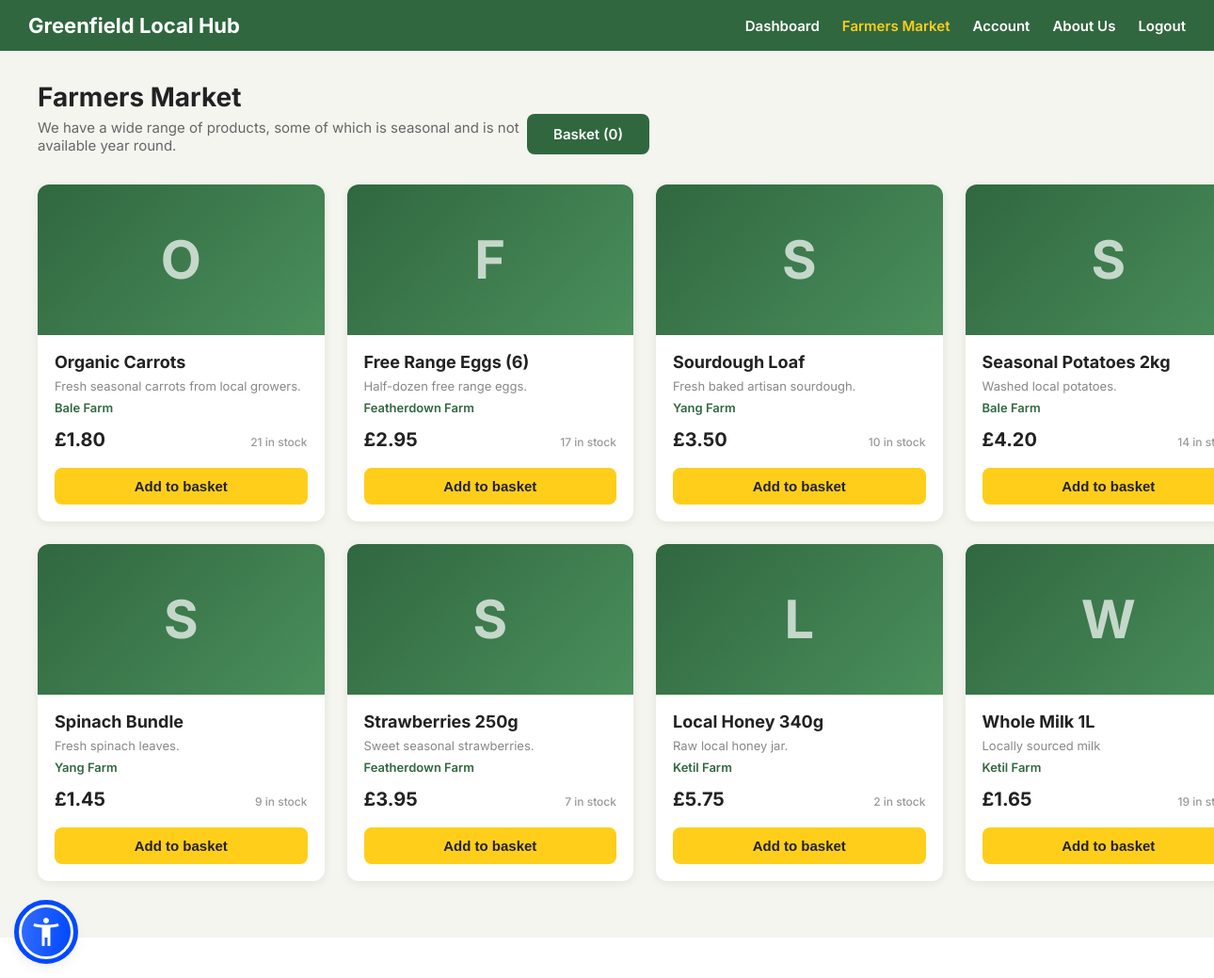
Screenshot of /customer/Farmers-Market (signed in) with the database file from the repository.
### models.py (models this page shows)
class Product(db.Model):
    __tablename__ = "products"
    product_id    = db.Column(db.Integer, primary_key=True)
    name          = db.Column(db.String(120), nullable=False)
    description   = db.Column(db.Text)
    price         = db.Column(Numeric(10, 2), nullable=False)
    stock         = db.Column(db.Integer, nullable=False, default=0)
    producer      = db.Column(SAEnum(Producers), nullable=False)
    created_at    = db.Column(db.DateTime, default=UTC_NOW)
    order_items = db.relationship("OrderItem", back_populates="product", cascade="all, delete-orphan")

### customer/routes.py (the view)
@bp.route("/Farmers-Market")
@login_required
def Farmers_Market():
    products = Product.query.filter(Product.stock > 0).all()
    return render_template("customer/Farmers-Market.html", products=products)

### app.py (called while the page is built)
@login_manager.user_loader
def load_user(user_id):
    return db.session.get(User, int(user_id))

@app.before_request
def _dump_routes_once():
    if not getattr(app, "_routes_dumped", False):
        print("\n=== ROUTES (endpoint -> url) ===")
        for r in app.url_map.iter_rules():
            print(f"{r.endpoint:25} -> {r.rule}")
        print("================================\n")
        app._routes_dumped = True

### templates/customer/Farmers-Market.html (shortened to what this page needs)
{% extends "base.html" %}
{% block extra_css %}
<link rel="stylesheet" href="{{ url_for('static', filename='css/customer/Farmers-Market.css') }}">
{% endblock %}
{% block content %}
<div class="hero">
    <div class="green-header">
        <div class="left-side">
            <h1>Greenfield Local Hub</h1>
        </div>
        <nav class="top-nav">
            <a href="{{ url_for('customer.customer_dashboard') }}">Dashboard</a>
            <a href="{{ url_for('customer.Farmers_Market') }}" class="active">Farmers Market</a>
            <a href="{{ url_for('auth.profile') }}">Account</a>
            <a href="{{ url_for('public.about_us') }}">About Us</a>
            <a href="{{ url_for('auth.logout') }}">Logout</a>
        </nav>
    </div>
    <div class="market-body">
        <div class="market-header">
            <div>
                <h2 class="market-title">Farmers Market</h2>
                <p class="market-subtitle">We have a wide range of products, some of which is seasonal and is not available year round.</p>
            </div>
            {% set basket = session.get('basket', {}) %}
            {% set basket_count = basket.values()|list|sum if basket else 0 %}
            <a href="{{ url_for('customer.checkout') }}" class="btn-basket">
                Basket ({{ basket_count }})
            </a>
        </div>
        {% if products %}
        <div class="product-grid">
            {% for product in products %}
            <div class="product-card">
                <div class="product-img" aria-hidden="true">
                    <span class="product-initial">{{ product.name[0] | upper }}</span>
                </div>
                <div class="product-info">
                    <h3 class="product-name">{{ product.name }}</h3>
                    {% if product.description %}
                    <p class="product-desc">{{ product.description | truncate(60) }}</p>
                    {% endif %}
                    <p class="product-source">{{ product.producer.value | replace('_', ' ') | title }}</p>
                    <div class="product-bottom">
                        <span class="product-price">£{{ "%.2f" | format(product.price) }}</span>
                        <span class="product-stock">{{ product.stock }} in stock</span>
                    </div>
                    <form method="POST" action="{{ url_for('customer.add_to_basket', product_id=product.product_id) }}">
                        <button type="submit" class="btn-add">Add to basket</button>
                    </form>
                </div>
            </div>
            {% endfor %}
        </div>
        {% else %}
        <div class="empty-state">
            <p>No products are available right now. Check back soon!</p>
        </div>
        {% endif %}
    </div>
</div>
{% endblock %}

### templates/base.html (shortened to what this page needs)
<!doctype html>
<html lang="en">
    <head>
        <link rel="stylesheet" href="{{ url_for('static', filename='css/global.css') }}">
        {% block extra_css %}{% endblock %}
    </head>
    <body>
        <main class="container">
            {% block content %}{% endblock %}
        </main>
        <footer class="silent-footer">©2026 GLH</footer>
    </body>
</html>

### static/css/global.css (style rules this page uses)
div, a { font-family: 'Inter', sans-serif; }
html, body { margin: 0; padding: 0; font-family: 'Inter', sans-serif; }
.silent-footer { width: 100%; text-align: center; color: #ffffff; font-size: 15px; opacity: 0.85; padding: 12px 0; }

### static/css/customer/Farmers-Market.css (style rules this page uses)
.hero { min-height: 100vh; width: 100%; background: #f5f5f0; display: flex; flex-direction: column; }
.green-header { background: #30673F; display: flex; align-items: center; justify-content: space-between; padding: 14px 30px; position: sticky; top: 0; z-index: 100; }
.green-header .left-side h1 { margin: 0; font-size: 22px; color: #ffffff; font-weight: 700; }
.top-nav { display: flex; gap: 24px; align-items: center; }
.top-nav a { color: #ffffff; font-weight: 600; text-decoration: none; font-size: 15px; transition: color 0.2s; }
.top-nav a:hover, .top-nav a.active { color: #FFCE1B; }
.market-body { flex: 1; padding: 32px 40px 60px; max-width: 1400px; margin: auto; width: 100%; }
.market-header { display: flex; align-items:flex-end; justify-content:flex-start; margin-bottom: 32px; flex-wrap: wrap; }
.market-title { font-size: 28px; font-weight: 700; color: #222; margin: 0 0 6px; }
.market-subtitle { font-size: 15px; color: #666; margin: 0; max-width: 520px; }
.btn-basket { display: inline-block; background: #30673F; color: #fff; padding: 12px 28px; border-radius: 8px; font-size: 15px; font-weight: 600; text-decoration: none; transition: background 0.2s; white-space: nowrap; }
.product-grid { display: grid; grid-template-columns: repeat(auto-fill, minmax(240px, 1fr)); gap: 24px; }
.product-card { background: #fff; border-radius: 12px; overflow: hidden; box-shadow: 0 2px 10px rgba(0, 0, 0, 0.08); display: flex; flex-direction: column; transition: transform 0.2s, box-shadow 0.2s; }
.product-img { height: 160px; background: linear-gradient(135deg, #30673F 0%, #4a8f5c 100%); display: flex; align-items: center; justify-content: center; }
.product-initial { font-size: 56px; font-weight: 700; color: rgba(255, 255, 255, 0.7); user-select: none; }
.product-info { padding: 18px; display: flex; flex-direction: column; gap: 6px; flex: 1; }
.product-name { font-size: 18px; font-weight: 700; color: #222; margin: 0; }
.product-desc { font-size: 13px; color: #888; margin: 0; line-height: 1.4; }
.product-source { font-size: 13px; color: #30673F; font-weight: 600; margin: 0; }
.product-bottom { display: flex; align-items: baseline; justify-content: space-between; margin-top: 8px; }
.product-price { font-size: 20px; font-weight: 700; color: #222; }
.product-stock { font-size: 12px; color: #999; font-weight: 500; }
.btn-add { margin-top: 12px; width: 100%; background: #FFCE1B; color: #222; border: none; padding: 11px 0; border-radius: 8px; font-size: 15px; font-weight: 700; cursor: pointer; transition: background 0.2s; }

### rows the page displays
Product: name "O", name "Organic Carrots", description "Fresh seasonal carrots from local growers.", producer.value "Bale Farm", price "1.80", stock "21"
Product: name "F", name "Free Range Eggs (6)", description "Half-dozen free range eggs.", producer.value "Featherdown Farm", price "2.95", stock "17"
Product: name "S", name "Sourdough Loaf", description "Fresh baked artisan sourdough.", producer.value "Yang Farm", price "3.50", stock "10"
Product: name "S", name "Seasonal Potatoes 2kg", description "Washed local potatoes.", producer.value "Bale Farm", price "4.20", stock "14"
Product: name "S", name "Spinach Bundle", description "Fresh spinach leaves.", producer.value "Yang Farm", price "1.45", stock "9"
Product: name "S", name "Strawberries 250g", description "Sweet seasonal strawberries.", producer.value "Featherdown Farm", price "3.95", stock "7"
Product: name "L", name "Local Honey 340g", description "Raw local honey jar.", producer.value "Ketil Farm", price "5.75", stock "2"
Product: name "W", name "Whole Milk 1L", description "Locally sourced milk", producer.value "Ketil Farm", price "1.65", stock "19"

### other values shown
{{ basket_count }} "0"
